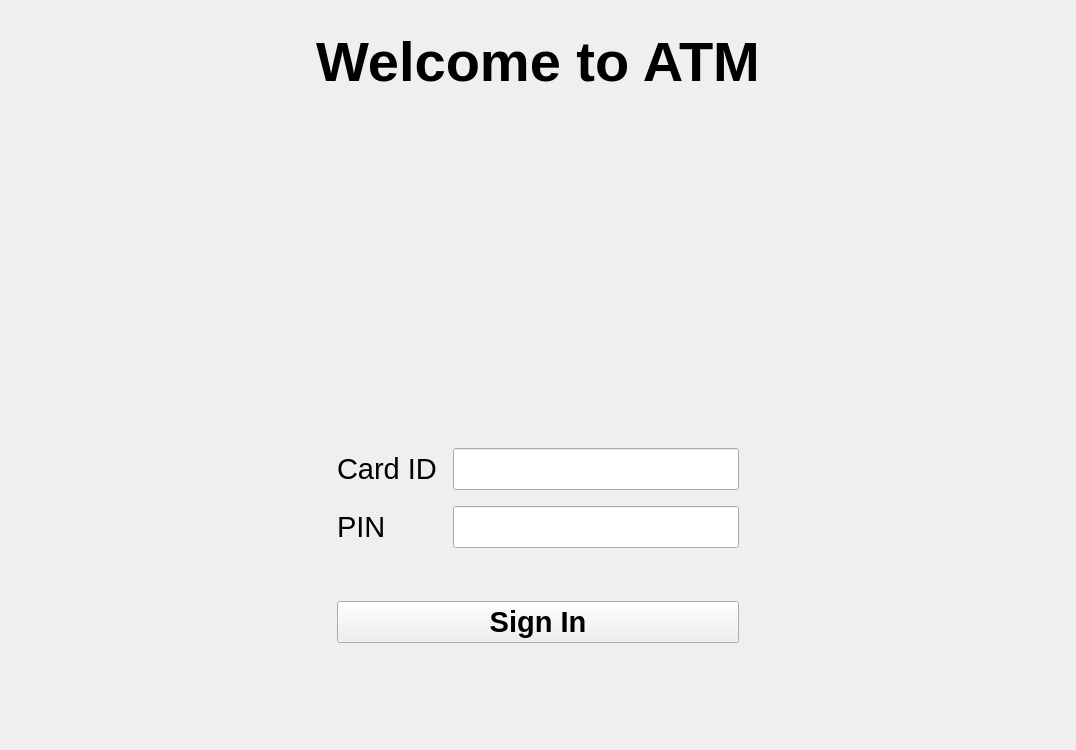
<?xml version="1.0" encoding="UTF-8"?>
<ui version="4.0">
 <class>MainWindow</class>
 <widget class="QMainWindow" name="MainWindow">
  <property name="geometry">
   <rect>
    <x>0</x>
    <y>0</y>
    <width>1076</width>
    <height>750</height>
   </rect>
  </property>
  <property name="windowTitle">
   <string>ATM Login</string>
  </property>
  <widget class="QWidget" name="centralwidget">
   <layout class="QVBoxLayout" name="verticalLayoutRoot">
    <property name="leftMargin">
     <number>40</number>
    </property>
    <property name="topMargin">
     <number>30</number>
    </property>
    <property name="rightMargin">
     <number>40</number>
    </property>
    <property name="bottomMargin">
     <number>30</number>
    </property>
    <item>
     <widget class="QLabel" name="label">
      <property name="font">
       <font>
        <pointsize>42</pointsize>
        <bold>true</bold>
       </font>
      </property>
      <property name="text">
       <string>Welcome to ATM</string>
      </property>
      <property name="alignment">
       <set>Qt::AlignmentFlag::AlignCenter</set>
      </property>
     </widget>
    </item>
    <item>
     <spacer name="verticalSpacerTop">
      <property name="orientation">
       <enum>Qt::Orientation::Vertical</enum>
      </property>
      <property name="sizeHint" stdset="0">
       <size>
        <width>25</width>
        <height>25</height>
       </size>
      </property>
     </spacer>
    </item>
    <item>
     <layout class="QHBoxLayout" name="horizontalLayoutCenter">
      <item>
       <spacer name="horizontalSpacerLeft">
        <property name="orientation">
         <enum>Qt::Orientation::Horizontal</enum>
        </property>
        <property name="sizeHint" stdset="0">
         <size>
          <width>0</width>
          <height>0</height>
         </size>
        </property>
       </spacer>
      </item>
      <item>
       <widget class="QFrame" name="loginCard">
        <property name="minimumSize">
         <size>
          <width>420</width>
          <height>280</height>
         </size>
        </property>
        <layout class="QVBoxLayout" name="cardLayout">
         <property name="spacing">
          <number>20</number>
         </property>
         <item>
          <layout class="QGridLayout" name="gridLayoutForm">
           <property name="spacing">
            <number>16</number>
           </property>
           <item row="0" column="0">
            <widget class="QLabel" name="labelCard">
             <property name="font">
              <font>
               <pointsize>22</pointsize>
              </font>
             </property>
             <property name="text">
              <string>Card ID</string>
             </property>
            </widget>
           </item>
           <item row="0" column="1">
            <widget class="QLineEdit" name="textCardId">
             <property name="font">
              <font>
               <pointsize>22</pointsize>
              </font>
             </property>
            </widget>
           </item>
           <item row="1" column="0">
            <widget class="QLabel" name="labelPin">
             <property name="font">
              <font>
               <pointsize>22</pointsize>
              </font>
             </property>
             <property name="text">
              <string>PIN</string>
             </property>
            </widget>
           </item>
           <item row="1" column="1">
            <widget class="QLineEdit" name="textPincode">
             <property name="font">
              <font>
               <pointsize>22</pointsize>
              </font>
             </property>
             <property name="echoMode">
              <enum>QLineEdit::EchoMode::Password</enum>
             </property>
            </widget>
           </item>
          </layout>
         </item>
         <item>
          <widget class="QPushButton" name="btnLogin">
           <property name="font">
            <font>
             <pointsize>22</pointsize>
             <bold>true</bold>
            </font>
           </property>
           <property name="text">
            <string>Sign In</string>
           </property>
          </widget>
         </item>
        </layout>
       </widget>
      </item>
      <item>
       <spacer name="horizontalSpacerRight">
        <property name="orientation">
         <enum>Qt::Orientation::Horizontal</enum>
        </property>
        <property name="sizeHint" stdset="0">
         <size>
          <width>0</width>
          <height>0</height>
         </size>
        </property>
       </spacer>
      </item>
     </layout>
    </item>
    <item>
     <widget class="QLabel" name="labelInfo">
      <property name="font">
       <font>
        <pointsize>18</pointsize>
       </font>
      </property>
      <property name="alignment">
       <set>Qt::AlignmentFlag::AlignCenter</set>
      </property>
     </widget>
    </item>
   </layout>
  </widget>
 </widget>
 <resources/>
 <connections/>
</ui>
